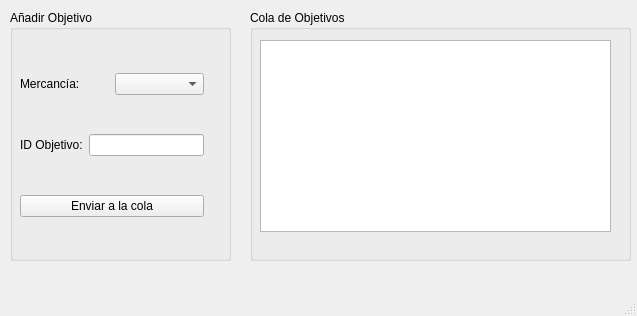
<?xml version="1.0" encoding="UTF-8"?>
<ui version="4.0">
 <class>MainWindow</class>
 <widget class="QMainWindow" name="MainWindow">
  <property name="geometry">
   <rect>
    <x>0</x>
    <y>0</y>
    <width>637</width>
    <height>316</height>
   </rect>
  </property>
  <property name="windowTitle">
   <string>MainWindow</string>
  </property>
  <widget class="QWidget" name="centralwidget">
   <widget class="QGroupBox" name="groupBox_2">
    <property name="geometry">
     <rect>
      <x>250</x>
      <y>10</y>
      <width>381</width>
      <height>251</height>
     </rect>
    </property>
    <property name="title">
     <string>Cola de Objetivos</string>
    </property>
    <widget class="QTreeView" name="treeView">
     <property name="geometry">
      <rect>
       <x>10</x>
       <y>30</y>
       <width>351</width>
       <height>192</height>
      </rect>
     </property>
     <property name="uniformRowHeights">
      <bool>true</bool>
     </property>
     <property name="sortingEnabled">
      <bool>true</bool>
     </property>
     <property name="allColumnsShowFocus">
      <bool>true</bool>
     </property>
     <attribute name="headerCascadingSectionResizes">
      <bool>false</bool>
     </attribute>
     <attribute name="headerHighlightSections">
      <bool>true</bool>
     </attribute>
    </widget>
   </widget>
   <widget class="QGroupBox" name="groupBox">
    <property name="geometry">
     <rect>
      <x>10</x>
      <y>10</y>
      <width>221</width>
      <height>251</height>
     </rect>
    </property>
    <property name="title">
     <string>Añadir Objetivo</string>
    </property>
    <widget class="QWidget" name="verticalLayoutWidget">
     <property name="geometry">
      <rect>
       <x>10</x>
       <y>30</y>
       <width>184</width>
       <height>211</height>
      </rect>
     </property>
     <layout class="QVBoxLayout" name="verticalLayout">
      <item>
       <layout class="QHBoxLayout" name="horizontalLayout">
        <item>
         <widget class="QLabel" name="label">
          <property name="text">
           <string>Mercancía:</string>
          </property>
         </widget>
        </item>
        <item>
         <widget class="QComboBox" name="itemSelector"/>
        </item>
       </layout>
      </item>
      <item>
       <layout class="QHBoxLayout" name="horizontalLayout_2">
        <item>
         <widget class="QLabel" name="label_2">
          <property name="text">
           <string>ID Objetivo:</string>
          </property>
         </widget>
        </item>
        <item>
         <widget class="QLineEdit" name="objectiveIDInput"/>
        </item>
       </layout>
      </item>
      <item>
       <widget class="QPushButton" name="sendBtn">
        <property name="text">
         <string>Enviar a la cola</string>
        </property>
       </widget>
      </item>
     </layout>
    </widget>
   </widget>
  </widget>
  <widget class="QMenuBar" name="menubar">
   <property name="geometry">
    <rect>
     <x>0</x>
     <y>0</y>
     <width>637</width>
     <height>24</height>
    </rect>
   </property>
  </widget>
  <widget class="QStatusBar" name="statusbar"/>
 </widget>
 <resources/>
 <connections/>
</ui>
